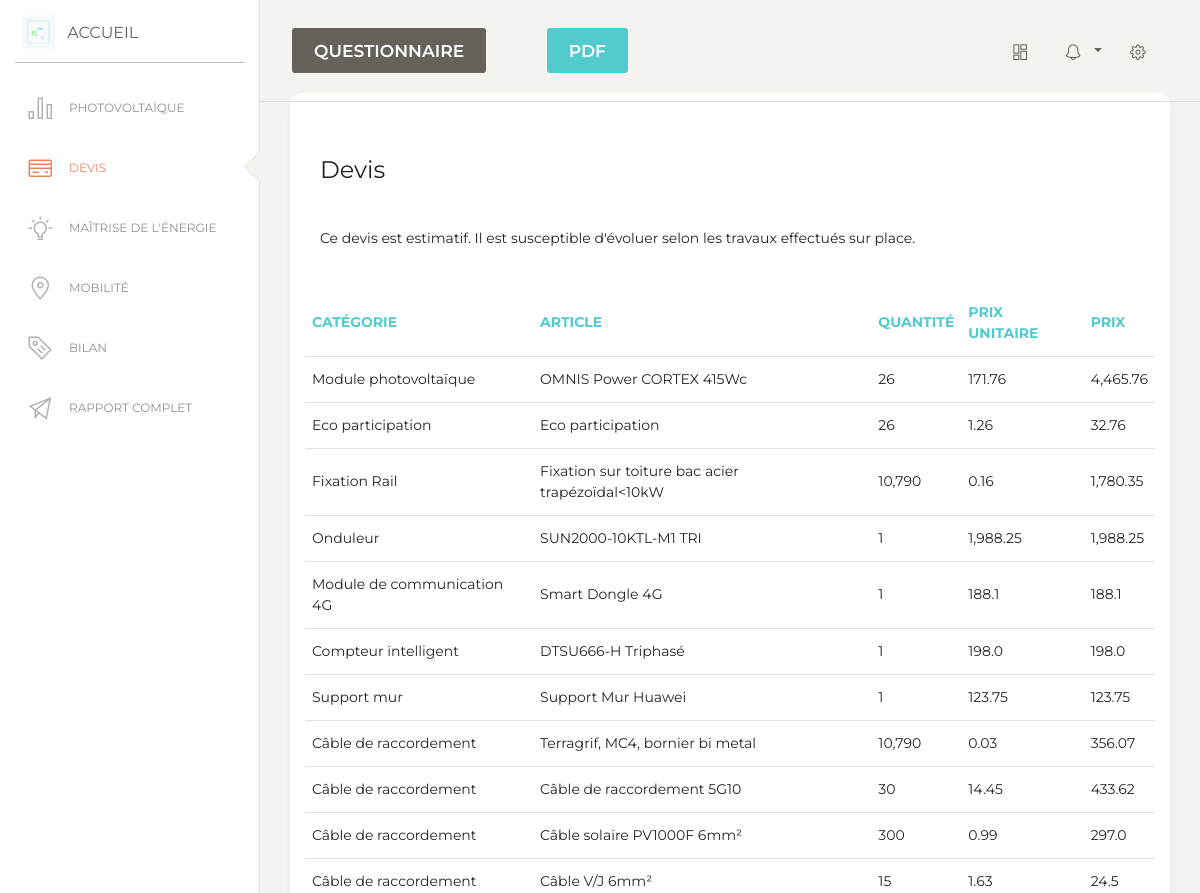
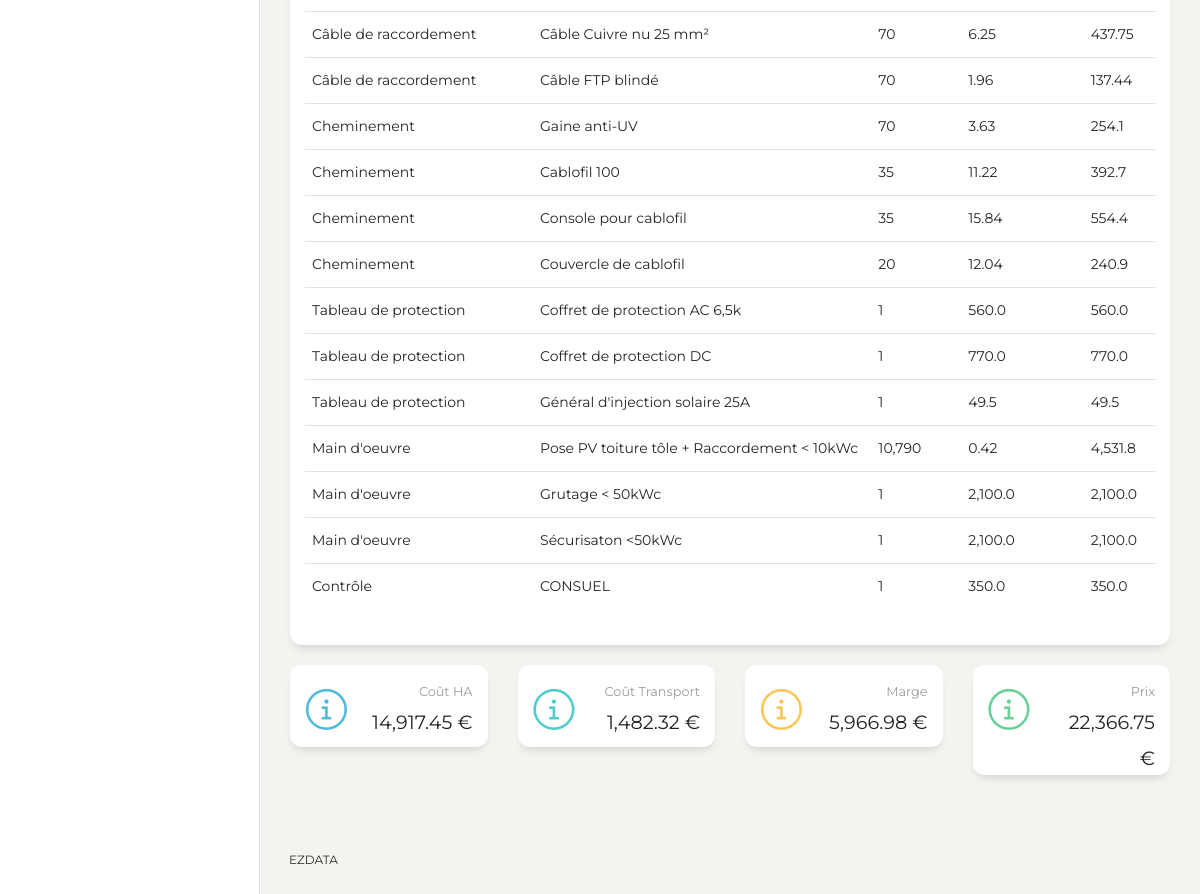
The page /9/factu (signed in) on the database its author committed (2 pictures, top to bottom).
### PV/models.py (models this page shows, shortened)
class ItemQuantite(models.Model):
    catalogue_solution = models.ForeignKey(
        CatalogueSolution, on_delete=models.CASCADE, verbose_name='Solution')
    facturation_item = models.ForeignKey(
        FacturationItem, on_delete=models.CASCADE, verbose_name='Elément')
    quantite = models.IntegerField(default=0, verbose_name='Quantité')
    def _cout_HA_unit(self):
        cout = self.facturation_item.cout_HA_unit
        return round(cout, 2)
    cout_HA_unit = property(_cout_HA_unit)
    def _cout_transport_unit(self):
        taux = self.facturation_item.taux_transport/100
        cout = taux*self.facturation_item.cout_HA_unit
        return round(cout, 2)
    cout_transport_unit = property(_cout_transport_unit)
    def _cout_HA(self):
        cout = self.facturation_item.cout_HA_unit*self.quantite
        return round(cout, 2)
    cout_HA = property(_cout_HA)
    def _cout_transport(self):
        taux = self.facturation_item.taux_transport/100
        cout_transport_unit = taux*self.facturation_item.cout_HA_unit
        cout = cout_transport_unit*self.quantite
        return round(cout, 2)
    cout_transport = property(_cout_transport)
    def _prix_unit(self):
        taux = self.facturation_item.taux_transport/100
        cout_transport_unit = taux*self.facturation_item.cout_HA_unit
        marge = self.catalogue_solution.marge/100
        prix = self.facturation_item.cout_HA_unit*(1+marge)+cout_transport_unit
        return round(prix, 2)
    prix_unit = property(_prix_unit)
    def _prix(self):
        marge = self.catalogue_solution.marge/100
        cout_HA = self.facturation_item.cout_HA_unit*self.quantite
        taux = self.facturation_item.taux_transport/100
        cout_transport_unit = taux*self.facturation_item.cout_HA_unit
        cout_transport = cout_transport_unit*self.quantite
        prix = cout_HA*(1+marge)+cout_transport
        return round(prix, 2)
    prix = property(_prix)
    def _marge(self):
        marge = self.catalogue_solution.marge/100
        cout_HA = self.facturation_item.cout_HA_unit*self.quantite
        return round(cout_HA*marge, 2)
    marge = property(_marge)
    class Meta:
        verbose_name = 'Catalogue - Entrée'

class FacturationItem(models.Model):
    type = models.CharField(max_length=255, verbose_name="Type d'équipement")
    article = models.CharField(max_length=255, verbose_name='Article')
    cout_HA_unit = models.FloatField(
        verbose_name='Coût HA unitaire')
    taux_transport = models.FloatField(
        verbose_name='Taux transport en % du prix HA')
    unites = (('Unité', 'Unité'),
              ('/ Wc', '/ Wc'),
              ('/ ml', '/ ml'),)
    unite = models.CharField(
        max_length=255, choices=unites, verbose_name='Unité', default='Unité')
    class Meta:
        verbose_name = 'Equipement'

class CatalogueSolution(models.Model):
    taille = models.FloatField(verbose_name='Taille en kWc')
    instal = (('Monophasée', 'Monophasée'),
              ('Triphasée', 'Triphasée'),)
    installation = models.CharField(
        verbose_name='Installation', choices=instal, max_length=255)
    marge = models.FloatField(verbose_name='marge en %')
    elements = models.ManyToManyField(
        FacturationItem, through='ItemQuantite')
    class Meta:
        constraints = [
            models.UniqueConstraint(
                fields=['taille', 'installation'], name="solutions uniques")
        ]
    class Meta:
        verbose_name = 'Catalogue - Solution'

class ExportSite(models.Model):
    projet = models.ForeignKey(
        Projet, on_delete=models.CASCADE, verbose_name='Projet')
    enseigne = models.ForeignKey(
        Enseigne, on_delete=models.CASCADE, verbose_name='Enseigne')
    sitename = models.CharField(
        max_length=255)
    class Meta:
        unique_together = ('enseigne',)
    def _export(self):
        export = list(model_to_dict(self).values())
        return export[3:]
    export = property(_export)

### PV/views.py (the view)
# urls.py: path('<int:id_enseigne>/factu', views.factu_catalogue, name='factu'),
@login_required
def factu_catalogue(request, id_enseigne):
    global site
    site = 1
    rqt1 = Enseigne.objects.get(id=id_enseigne)
    nb = rqt1.nb_sites
    projet = rqt1.projet
    if not ExportSite.objects.filter(enseigne=rqt1).exists():
        exportsite = ExportSite(
            projet=projet, enseigne=rqt1, sitename=rqt1.name)
        exportsite.save()
    else:
        exportsite = ExportSite.objects.get(enseigne=rqt1)
    range_nb = range(nb)
    rqt2 = Batiment.objects.filter(enseigne=rqt1, num_sites=site)[0]
    rqt3 = Localisation.objects.get(batiment=rqt2)
    territ = rqt3.territ
    rqt4 = Profil.objects.get(batiment=rqt2)
    profil = rqt4.type_profil
    personnalise = Profil_types.objects.get(type_profil='Personnalisé')
    perso = False
    if profil == personnalise:
        perso = True
        profil = ProfilPerso.objects.get(batiment=rqt2).profil
    rqt5 = Toiture.objects.get(batiment=rqt2)
    surface = rqt5.surface
    toiture = rqt5.toiture
    rqt6 = EDF.objects.get(batiment=rqt2)
    puissance = rqt6.puissance
    Nb_kW = rqt6.nb_kW
    ref = rqt6.reference
    rqt7 = Electrification.objects.get(souscription=rqt6)
    installation = rqt7.installation
    if ref == 'Bimestrielle':
        conso_perso = ((Nb_kW * 6) / 365) * 7
    if ref == 'Mensuelle':
        conso_perso = ((Nb_kW * 12) / 365) * 7
    if ref == 'Annuelle':
        conso_perso = ((Nb_kW) / 365) * 7
    sol = solution_catalogue(conso_perso, profil, perso, territ, surface,
                             installation, puissance, etat_batterie, etat_AutoProd, etat_entre_deux)
    if CentraleBatiment.objects.filter(batiment=rqt2).exists():
        cb = CentraleBatiment.objects.get(batiment=rqt2)
        if SolutionBatiment.objects.filter(centrale_batiment=cb).exists():
            x = SolutionBatiment.objects.get(centrale_batiment=cb)
            sol = x.solution
    CentraleBatiment.objects.filter(batiment=rqt2).delete()
    cb = CentraleBatiment(batiment=rqt2)
    cb.save()
    SolutionBatiment.objects.filter(centrale_batiment=cb).delete()
    x = SolutionBatiment(centrale_batiment=cb, solution=sol)
    x.save()
    choices = FacturationItem.objects.filter(type="Module photovoltaïque")
    choices = [x for x in choices]
    modulepv_qt = ItemQuantite.objects.get(
        catalogue_solution=sol, facturation_item__in=choices)
    modulepv = modulepv_qt.facturation_item
    panneau_name = modulepv.article
    panneau_qt = modulepv_qt.quantite
    panneau = ModulesPV.objects.get(Nom=panneau_name)
    taille = sol.taille
    nbr_modules = panneau_qt
    surface_totale = nbr_modules*panneau.Surface_Panneau_m2
    test = ItemQuantite.objects.filter(catalogue_solution=sol)
    p1 = sum([x.cout_HA for x in test])
    p2 = sum([x.cout_transport for x in test])
    p3 = sum([x.marge for x in test])
    p4 = sum([x.prix for x in test])
    p1 = round(p1, 2)
    p2 = round(p2, 2)
    p3 = round(p3, 2)
    p4 = round(p4, 2)
    exportsite.invest_pv = p4
    exportsite.save()
    if 'Précédent' in request.POST:
        url = reverse('mobilite', kwargs={'id_enseigne': id_enseigne})
        return HttpResponseRedirect(url)
    return render(request, 'factu_catalogue.html', {'id_enseigne': id_enseigne, 'site': site, 'nb': range_nb, 'elements': test, 'totalHA': p1, 'totalTransport': p2, 'totalMarge': p3, 'totalPrix': p4})

### PV/templates/factu_catalogue.html (shortened to what this page needs)
{% extends 'base_results.html' %}
{% block title %}
<form action="" method="POST" name="formA">
    <div class="row">
        <div class="col-md-3">
            <input type='submit' class='btn btn-sucess btn-wd' name='Précédent' value='Questionnaire' />
        </div>
        <div class="col-md-3 offset-6">
            <button class="btn btn-primary bg-gradient-info mt-lg-7 mb-0" onClick="window.print()" type="button"
                name="button">PDF</button>
        </div>
    </div>
</form>
{% endblock %}
{% block navbar %}
<li>
    <a href="{% url 'results' id_enseigne %}">
        <i class="nc-icon nc-chart-bar-32"></i>
        <p>Photovoltaïque</p>
    </a>
</li>
<li class="active">
    <a href="{% url 'factu' id_enseigne%}">
        <i class="nc-icon nc-credit-card"></i>
        <p> Devis</p>
    </a>
</li>
<li>
    <a href="{% url 'mde' id_enseigne %}">
        <i class="nc-icon nc-bulb-63"></i>
        <p>Maîtrise de l'énergie</p>
    </a>
</li>
<li>
    <a href="{% url 'mobi' id_enseigne %}">
        <i class="nc-icon nc-pin-3"></i>
        <p> Mobilité</p>
    </a>
</li>
<li>
    <a href="{% url 'bilan' id_enseigne %}">
        <i class="nc-icon nc-tag-content"></i>
        <p> Bilan</p>
    </a>
</li>
<li>
    <a href="">
        <i class="nc-icon nc-send"></i>
        <p> Rapport complet</p>
    </a>
</li>
{% endblock navbar %}
{% block content %}
{% load humanize %}
<div class="content">
    <div class="row">
        <div class="col-md-12">
            <div class="card">
                <div class="card-header">
                    <h4 class="card-body"> Devis</h4>
                    <p class="card-body">Ce devis est estimatif. Il est susceptible d'évoluer selon les travaux
                        effectués
                        sur place.
                    </p>
                </div>
                <div class="card-body">
                    <div class="table-responsive">
                        <table class="table">
                            <thead class=" text-primary">
                                <th>
                                    Catégorie
                                </th>
                                <th>
                                    Article
                                </th>
                                <th>
                                    Quantité
                                </th>
                                <th>
                                    Prix unitaire
                                </th>
                                <th>
                                    Prix
                                </th>
                            </thead>
                            <tbody>
                                {% for i in elements %}
                                <tr>
                                    <td>
                                        {{ i.facturation_item.type }}
                                    </td>
                                    <td>
                                        {{ i.facturation_item.article }}
                                    </td>
                                    <td>
                                        {{ i.quantite }}
                                    </td>
                                    <td>
                                        {{ i.prix_unit }}
                                    </td>
                                    <td>
                                        {{ i.prix }}
                                    </td>
                                </tr>
                                {% endfor %}
                            </tbody>
                        </table>
                    </div>
                </div>
            </div>
        </div>
    </div>
    <div class="row">
        <div class="col-lg-3 col-md-6 col-sm-6">
            <div class="card card-stats">
                <div class="card-body ">
                    <div class="row">
                        <div class="col-5 col-md-4">
                            <div class="icon-big text-center icon-warning">
                                <i class="nc-icon nc-alert-circle-i text-info"></i>
                            </div>
                        </div>
                        <div class="col-7 col-md-8">
                            <div class="numbers">
                                <p class="card-category"><small>Coût HA</small> </p>
                                <p class="card-title" style="font-size: 24px"><small>{{ totalHA|intcomma }} €</small>
                            </div>
                        </div>
                    </div>
                </div>
            </div>
        </div>
        <div class="col-lg-3 col-md-6 col-sm-6">
            <div class="card card-stats">
                <div class="card-body ">
                    <div class="row">
                        <div class="col-5 col-md-4">
                            <div class="icon-big text-center icon-warning">
                                <i class="nc-icon nc-alert-circle-i text-primary"></i>
                            </div>
                        </div>
                        <div class="col-7 col-md-8">
                            <div class="numbers">
                                <p class="card-category"><small>Coût Transport</small></p>
                                <p class="card-title" style="font-size: 24px"><small>{{ totalTransport|intcomma }}
                                        €</small>
                            </div>
                        </div>
                    </div>
                </div>
            </div>
        </div>
        <div class="col-lg-3 col-md-6 col-sm-6">
            <div class="card card-stats">
                <div class="card-body ">
                    <div class="row">
                        <div class="col-5 col-md-4">
                            <div class="icon-big text-center icon-warning">
                                <i class="nc-icon nc-alert-circle-i text-warning"></i>
                            </div>
                        </div>
                        <div class="col-7 col-md-8">
                            <div class="numbers">
                                <p class="card-category"><small>Marge</small></p>
                                <p class="card-title" style="font-size: 24px"><small>{{ totalMarge|intcomma }} €</small>
                            </div>
                        </div>
                    </div>
                </div>
            </div>
        </div>
        <div class="col-lg-3 col-md-6 col-sm-6">
            <div class="card card-stats">
                <div class="card-body ">
                    <div class="row">
                        <div class="col-5 col-md-4">
                            <div class="icon-big text-center icon-warning">
                                <i class="nc-icon nc-alert-circle-i text-success"></i>
                            </div>
                        </div>
                        <div class="col-7 col-md-8">
                            <div class="numbers">
                                <p class="card-category"><small>Prix</small></p>
                                <p class="card-title" style="font-size: 24px"><small>{{ totalPrix|intcomma }} €</small>
                            </div>
                        </div>
                    </div>
                </div>
            </div>
        </div>
    </div>
</div>
{% endblock %}

### rows shown on the page
ItemQuantite: facturation_item.type "Module photovoltaïque", facturation_item.article "OMNIS Power CORTEX 415Wc", quantite "26", prix_unit "171.76", prix "4,465.76"
ItemQuantite: facturation_item.type "Eco participation", facturation_item.article "Eco participation", quantite "26", prix_unit "1.26", prix "32.76"
ItemQuantite: facturation_item.type "Fixation Rail", facturation_item.article "Fixation sur toiture bac acier trapézoïdal<10kW", quantite "10,790", prix_unit "0.16", prix "1,780.35"
ItemQuantite: facturation_item.type "Onduleur", facturation_item.article "SUN2000-10KTL-M1 TRI", quantite "1", prix_unit "1,988.25", prix "1,988.25"
ItemQuantite: facturation_item.type "Module de communication 4G", facturation_item.article "Smart Dongle 4G", quantite "1", prix_unit "188.1", prix "188.1"
ItemQuantite: facturation_item.type "Compteur intelligent", facturation_item.article "DTSU666-H Triphasé", quantite "1", prix_unit "198.0", prix "198.0"
ItemQuantite: facturation_item.type "Support mur", facturation_item.article "Support Mur Huawei", quantite "1", prix_unit "123.75", prix "123.75"
ItemQuantite: facturation_item.type "Câble de raccordement", facturation_item.article "Terragrif, MC4, bornier bi metal", quantite "10,790", prix_unit "0.03", prix "356.07"
ItemQuantite: facturation_item.type "Câble de raccordement", facturation_item.article "Câble de raccordement 5G10", quantite "30", prix_unit "14.45", prix "433.62"
ItemQuantite: facturation_item.type "Câble de raccordement", facturation_item.article "Câble solaire PV1000F 6mm²", quantite "300", prix_unit "0.99", prix "297.0"
ItemQuantite: facturation_item.type "Câble de raccordement", facturation_item.article "Câble V/J 6mm²", quantite "15", prix_unit "1.63", prix "24.5"
ItemQuantite: facturation_item.type "Câble de raccordement", facturation_item.article "Câble Cuivre nu 25 mm²", quantite "70", prix_unit "6.25", prix "437.75"
ItemQuantite: facturation_item.type "Câble de raccordement", facturation_item.article "Câble FTP blindé", quantite "70", prix_unit "1.96", prix "137.44"
ItemQuantite: facturation_item.type "Cheminement", facturation_item.article "Gaine anti-UV", quantite "70", prix_unit "3.63", prix "254.1"
ItemQuantite: facturation_item.type "Cheminement", facturation_item.article "Cablofil 100", quantite "35", prix_unit "11.22", prix "392.7"
ItemQuantite: facturation_item.type "Cheminement", facturation_item.article "Console pour cablofil", quantite "35", prix_unit "15.84", prix "554.4"
ItemQuantite: facturation_item.type "Cheminement", facturation_item.article "Couvercle de cablofil", quantite "20", prix_unit "12.04", prix "240.9"
ItemQuantite: facturation_item.type "Tableau de protection", facturation_item.article "Coffret de protection AC 6,5k", quantite "1", prix_unit "560.0", prix "560.0"
ItemQuantite: facturation_item.type "Tableau de protection", facturation_item.article "Coffret de protection DC", quantite "1", prix_unit "770.0", prix "770.0"
ItemQuantite: facturation_item.type "Tableau de protection", facturation_item.article "Général d'injection solaire 25A", quantite "1", prix_unit "49.5", prix "49.5"
ItemQuantite: facturation_item.type "Main d'oeuvre", facturation_item.article "Pose PV toiture tôle + Raccordement < 10kWc", quantite "10,790", prix_unit "0.42", prix "4,531.8"
ItemQuantite: facturation_item.type "Main d'oeuvre", facturation_item.article "Grutage < 50kWc", quantite "1", prix_unit "2,100.0", prix "2,100.0"
ItemQuantite: facturation_item.type "Main d'oeuvre", facturation_item.article "Sécurisaton <50kWc", quantite "1", prix_unit "2,100.0", prix "2,100.0"
ItemQuantite: facturation_item.type "Contrôle", facturation_item.article "CONSUEL", quantite "1", prix_unit "350.0", prix "350.0"
ExportSite: invest_pv "22,366.75"

### other values the page prints
{{ totalHA|intcomma }} "14,917.45"
{{ totalTransport|intcomma }} "1,482.32"
{{ totalMarge|intcomma }} "5,966.98"
